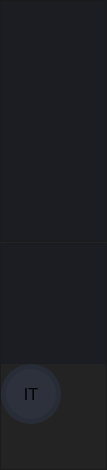
           <widget class="QFrame" name="menu_gauche">
            <property name="minimumSize">
             <size>
              <width>0</width>
              <height>0</height>
             </size>
            </property>
            <property name="maximumSize">
             <size>
              <width>70</width>
              <height>16777215</height>
             </size>
            </property>
            <property name="styleSheet">
             <string notr="true">background-color: rgb(35, 35, 35);</string>
            </property>
            <property name="frameShape">
             <enum>QFrame::NoFrame</enum>
            </property>
            <property name="frameShadow">
             <enum>QFrame::Raised</enum>
            </property>
            <layout class="QVBoxLayout" name="verticalLayout_2">
             <property name="spacing">
              <number>1</number>
             </property>
             <property name="leftMargin">
              <number>0</number>
             </property>
             <property name="topMargin">
              <number>0</number>
             </property>
             <property name="rightMargin">
              <number>0</number>
             </property>
             <property name="bottomMargin">
              <number>0</number>
             </property>
             <item alignment="Qt::AlignTop">
              <widget class="QFrame" name="frame_topmenu">
               <property name="frameShape">
                <enum>QFrame::StyledPanel</enum>
               </property>
               <property name="frameShadow">
                <enum>QFrame::Raised</enum>
               </property>
               <layout class="QVBoxLayout" name="verticalLayout_3">
                <property name="spacing">
                 <number>0</number>
                </property>
                <property name="leftMargin">
                 <number>0</number>
                </property>
                <property name="topMargin">
                 <number>0</number>
                </property>
                <property name="rightMargin">
                 <number>0</number>
                </property>
                <property name="bottomMargin">
                 <number>0</number>
                </property>
                <item>
                 <widget class="QPushButton" name="pushButton_accueil">
                  <property name="minimumSize">
                   <size>
                    <width>0</width>
                    <height>60</height>
                   </size>
                  </property>
                  <property name="font">
                   <font>
                    <family>Segoe UI</family>
                   </font>
                  </property>
                  <property name="styleSheet">
                   <string notr="true">QPushButton {	
	
	background-image: url(:/icon/resource/icon/20x20/cil-home.png);
	background-position: left center;
    background-repeat: no-repeat;
	border: none;
	border-left: 28px solid rgb(27, 29, 35);
	
	background-color: rgb(27, 29, 35);
	text-align: left;
	padding-left: 45px;
	
	color: rgb(255, 255, 255);
}
QPushButton:hover {
	background-color: rgb(33, 37, 43);
	border-left: 28px solid rgb(33, 37, 43);
	border-right: 20px solid rgb(44, 49, 60);
}
QPushButton:pressed {	
	background-color: rgb(85, 170, 255);
	border-left: 28px solid rgb(85, 170, 255);
}</string>
                  </property>
                  <property name="text">
                   <string/>
                  </property>
                  <property name="checkable">
                   <bool>false</bool>
                  </property>
                 </widget>
                </item>
                <item>
                 <widget class="QPushButton" name="pushButton_menuposte">
                  <property name="minimumSize">
                   <size>
                    <width>0</width>
                    <height>60</height>
                   </size>
                  </property>
                  <property name="font">
                   <font>
                    <family>Segoe UI</family>
                   </font>
                  </property>
                  <property name="styleSheet">
                   <string notr="true">QPushButton {	
	
	
	background-image: url(:/icon/resource/icon/20x20/cil-list.png);
background-position: left center;
    background-repeat: no-repeat;
	border: none;
	border-left: 28px solid rgb(27, 29, 35);
	
	background-color: rgb(27, 29, 35);
	text-align: left;
	padding-left: 45px;
	
	color: rgb(255, 255, 255);
}
QPushButton:hover {
	background-color: rgb(33, 37, 43);
	border-left: 28px solid rgb(33, 37, 43);
	border-right: 20px solid rgb(44, 49, 60);
}
QPushButton:pressed {	
	background-color: rgb(85, 170, 255);
	border-left: 28px solid rgb(85, 170, 255);
}</string>
                  </property>
                  <property name="text">
                   <string/>
                  </property>
                 </widget>
                </item>
                <item>
                 <widget class="QPushButton" name="pushButton_addposte">
                  <property name="minimumSize">
                   <size>
                    <width>0</width>
                    <height>60</height>
                   </size>
                  </property>
                  <property name="font">
                   <font>
                    <family>Segoe UI</family>
                   </font>
                  </property>
                  <property name="styleSheet">
                   <string notr="true">QPushButton {	
	
	
	background-image: url(:/icon/resource/icon/20x20/cil-plus.png);
	background-position: left center;
    background-repeat: no-repeat;
	border: none;
	border-left: 28px solid rgb(27, 29, 35);
	
	background-color: rgb(27, 29, 35);
	text-align: left;
	padding-left: 45px;
	
	color: rgb(255, 255, 255);
}
QPushButton:hover {
	background-color: rgb(33, 37, 43);
	border-left: 28px solid rgb(33, 37, 43);
	border-right: 20px solid rgb(44, 49, 60);
}
QPushButton:pressed {	
	background-color: rgb(85, 170, 255);
	border-left: 28px solid rgb(85, 170, 255);
}</string>
                  </property>
                  <property name="text">
                   <string/>
                  </property>
                 </widget>
                </item>
                <item>
                 <widget class="QPushButton" name="pushButton_adduser">
                  <property name="minimumSize">
                   <size>
                    <width>0</width>
                    <height>60</height>
                   </size>
                  </property>
                  <property name="font">
                   <font>
                    <family>Segoe UI</family>
                   </font>
                  </property>
                  <property name="styleSheet">
                   <string notr="true">QPushButton {	
	
	background-image: url(:/icon/resource/icon/24x24/cil-user-follow.png);
	background-position: left center;
    background-repeat: no-repeat;
	border: none;
	border-left: 28px solid rgb(27, 29, 35);
	
	background-color: rgb(27, 29, 35);
	text-align: left;
	padding-left: 45px;
	
	color: rgb(255, 255, 255);
}
QPushButton:hover {
	background-color: rgb(33, 37, 43);
	border-left: 28px solid rgb(33, 37, 43);
	border-right: 20px solid rgb(44, 49, 60);
}
QPushButton:pressed {	
	background-color: rgb(85, 170, 255);
	border-left: 28px solid rgb(85, 170, 255);
}</string>
                  </property>
                  <property name="text">
                   <string/>
                  </property>
                  <property name="checkable">
                   <bool>true</bool>
                  </property>
                 </widget>
                </item>
               </layout>
              </widget>
             </item>
             <item alignment="Qt::AlignBottom">
              <widget class="QFrame" name="frame_downmenuleft">
               <property name="frameShape">
                <enum>QFrame::StyledPanel</enum>
               </property>
               <property name="frameShadow">
                <enum>QFrame::Raised</enum>
               </property>
               <layout class="QVBoxLayout" name="verticalLayout_4">
                <property name="spacing">
                 <number>0</number>
                </property>
                <property name="leftMargin">
                 <number>0</number>
                </property>
                <property name="topMargin">
                 <number>0</number>
                </property>
                <property name="rightMargin">
                 <number>0</number>
                </property>
                <property name="bottomMargin">
                 <number>25</number>
                </property>
                <item>
                 <widget class="QPushButton" name="pushButton_config">
                  <property name="minimumSize">
                   <size>
                    <width>0</width>
                    <height>60</height>
                   </size>
                  </property>
                  <property name="font">
                   <font>
                    <family>Segoe UI</family>
                   </font>
                  </property>
                  <property name="styleSheet">
                   <string notr="true">QPushButton {	
	
	background-image: url(:/icon/resource/icon/20x20/cil-settings.png);
background-position: left center;
    background-repeat: no-repeat;
	border: none;
	border-left: 28px solid rgb(27, 29, 35);
	
	background-color: rgb(27, 29, 35);
	text-align: left;
	padding-left: 45px;
	
	color: rgb(255, 255, 255);
}
QPushButton:hover {
	background-color: rgb(33, 37, 43);
	border-left: 28px solid rgb(33, 37, 43);
	border-right: 20px solid rgb(44, 49, 60);
}
QPushButton:pressed {	
	background-color: rgb(85, 170, 255);
	border-left: 28px solid rgb(85, 170, 255);
}</string>
                  </property>
                  <property name="text">
                   <string/>
                  </property>
                 </widget>
                </item>
                <item>
                 <widget class="QPushButton" name="pushButton_reglage">
                  <property name="minimumSize">
                   <size>
                    <width>0</width>
                    <height>60</height>
                   </size>
                  </property>
                  <property name="font">
                   <font>
                    <family>Segoe UI</family>
                   </font>
                  </property>
                  <property name="styleSheet">
                   <string notr="true">QPushButton {	
	
	background-image: url(:/icon/resource/icon/20x20/cil-equalizer.png);
	background-position: left center;
    background-repeat: no-repeat;
	border: none;
	border-left: 28px solid rgb(27, 29, 35);
	
	background-color: rgb(27, 29, 35);
	text-align: left;
	padding-left: 45px;
	
	color: rgb(255, 255, 255);
}
QPushButton:hover {
	background-color: rgb(33, 37, 43);
	border-left: 28px solid rgb(33, 37, 43);
	border-right: 20px solid rgb(44, 49, 60);
}
QPushButton:pressed {	
	background-color: rgb(85, 170, 255);
	border-left: 28px solid rgb(85, 170, 255);
}</string>
                  </property>
                  <property name="text">
                   <string/>
                  </property>
                 </widget>
                </item>
                <item>
                 <widget class="QFrame" name="frame_signature">
                  <property name="minimumSize">
                   <size>
                    <width>0</width>
                    <height>80</height>
                   </size>
                  </property>
                  <property name="frameShape">
                   <enum>QFrame::NoFrame</enum>
                  </property>
                  <property name="frameShadow">
                   <enum>QFrame::Raised</enum>
                  </property>
                  <layout class="QVBoxLayout" name="verticalLayout_26">
                   <property name="spacing">
                    <number>6</number>
                   </property>
                   <property name="leftMargin">
                    <number>0</number>
                   </property>
                   <property name="topMargin">
                    <number>0</number>
                   </property>
                   <property name="rightMargin">
                    <number>0</number>
                   </property>
                   <property name="bottomMargin">
                    <number>20</number>
                   </property>
                   <item>
                    <widget class="QLabel" name="label_user_icon">
                     <property name="sizePolicy">
                      <sizepolicy hsizetype="Maximum" vsizetype="Maximum">
                       <horstretch>0</horstretch>
                       <verstretch>0</verstretch>
                      </sizepolicy>
                     </property>
                     <property name="minimumSize">
                      <size>
                       <width>60</width>
                       <height>60</height>
                      </size>
                     </property>
                     <property name="maximumSize">
                      <size>
                       <width>60</width>
                       <height>60</height>
                      </size>
                     </property>
                     <property name="font">
                      <font>
                       <family>Segoe UI</family>
                       <pointsize>12</pointsize>
                      </font>
                     </property>
                     <property name="styleSheet">
                      <string notr="true">QLabel {
	background-image: url(:/icon/resource/images/idriss1.png);
	
	border-radius: 30px;
	background-color: rgb(44, 49, 60);
	border: 5px solid rgb(39, 44, 54);
	background-position: center;
	background-repeat: no-repeat;
}</string>
                     </property>
                     <property name="text">
                      <string>IT</string>
                     </property>
                     <property name="alignment">
                      <set>Qt::AlignCenter</set>
                     </property>
                    </widget>
                   </item>
                  </layout>
                 </widget>
                </item>
               </layout>
              </widget>
             </item>
            </layout>
           </widget>
